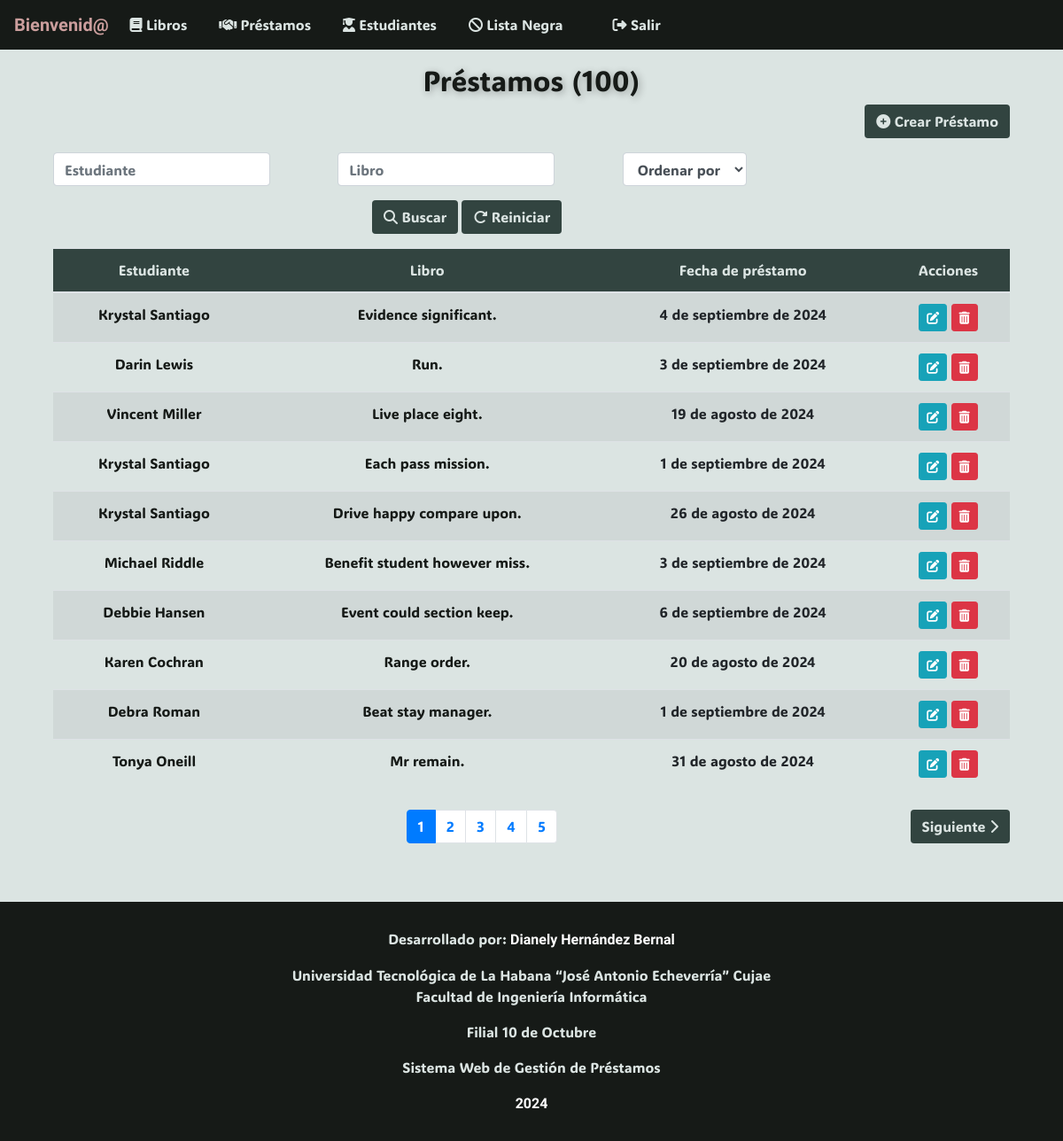
The page /prestamos/ on the database its author committed.
### app/models.py (models this page shows, shortened)
class Prestamo(models.Model):
    fecha = models.DateField()
    estudiante = models.ForeignKey(Estudiante, on_delete=models.CASCADE)
    libro = models.ForeignKey(Libro, on_delete=models.CASCADE)

class Estudiante(models.Model):
    nombre = models.CharField(max_length=30)
    apellidos = models.CharField(max_length=30)
    edad = models.IntegerField()
    anno_academico = models.IntegerField()
    CI = models.CharField(max_length=11, unique=True, validators=[RegexValidator(r'^\d{11}$')])
    telefono = models.CharField(max_length=8, validators=[RegexValidator(r'^\d{8}$')])

class Libro(models.Model):
    titulo = models.CharField(max_length=30)
    categoria = models.CharField(max_length=30, choices=LIBRO_CATEGORIA)
    cantidad_disponible = models.IntegerField()
    cantidad_prestada = models.IntegerField()
    autor = models.CharField(max_length=30)
    editorial = models.CharField(max_length=30)
    descripcion = models.TextField()

### app/views.py (the view)
# urls.py: path('prestamos/', PrestamoListView.as_view(), name='prestamo-list'),
class PrestamoListView(ListView):
    model = Prestamo
    template_name = 'prestamo_list.html'
    context_object_name = 'prestamos'
    def get_queryset(self):
        queryset = Prestamo.objects.all()
        estudiante = self.request.GET.get('buscar_estudiante', '')
        if estudiante:
            queryset = queryset.filter(estudiante__nombre__icontains=estudiante)
        libro = self.request.GET.get('buscar_libro', '')
        if libro:
            queryset = queryset.filter(libro__titulo__icontains=libro)
        orden = self.request.GET.get("ordenar_por", "")
        if orden:
            queryset = queryset.order_by(orden)
        return queryset
    def get_context_data(self, **kwargs):
        context = super().get_context_data(**kwargs)
        prestamos = self.get_queryset()
        context["cantidad"] = len(prestamos)
        paginator = Paginator(prestamos, 10)
        page = self.request.GET.get("page")
        prestamos = paginator.get_page(page)
        context["prestamos"] = prestamos
        return context

### app/templates/app/prestamo_list.html (shortened to what this page needs)
{% extends 'app/base.html' %}
{% block content %}
<div class="container mt-3">
    <h2 class="text-center display-5" style="animation: pulse 1.5s 1; text-shadow: 2px 2px 8px rgba(0, 0, 0, 0.3);">
        Préstamos ({{ cantidad }})
    </h2>
    <div class="text-right mb-3">
        <a href="{% url 'prestamo-create' %}" class="btn btn-color">
            <i class="fas fa-plus-circle"></i> Crear Préstamo
        </a>
    </div>
    <form method="GET" class="form-inline mb-3">
        <div class="row">
            <div class="col-md-4">
                <input type="text" name="buscar_estudiante" class="form-control" placeholder="Estudiante" value="{{ request.GET.buscar_estudiante }}">
            </div>
            <div class="col-md-4">
                <input type="text" name="buscar_libro" class="form-control" placeholder="Libro" value="{{ request.GET.buscar_libro }}">
            </div>
            <div class="col-md-4">
                <select name="ordenar_por" class="form-control">
                    <option value="">Ordenar por</option>
                </select>
            </div>
            <div class="col-md-12 text-center mt-3">
                <button type="submit" class="btn btn-color"><i class="fas fa-search"></i> Buscar</button>
                <a href="{% url 'prestamo-list' %}" class="btn btn-color"><i class="fas fa-redo-alt"></i> Reiniciar</a>
            </div>
        </div>
    </form>
    <table class="table table-striped text-center">
        <thead class="secondary-color">
            <tr>
                <th>Estudiante</th>
                <th>Libro</th>
                <th>Fecha de préstamo</th>
                <th>Acciones</th>
            </tr>
        </thead>
        <tbody>
            {% for prestamo in prestamos %}
            <tr>
                <td><a href="{% url 'estudiante-detail' prestamo.estudiante.id %}">{{ prestamo.estudiante.nombre }} {{ prestamo.estudiante.apellidos }}</a></td>
                <td><a href="{% url 'libro-detail' prestamo.libro.id %}">{{ prestamo.libro.titulo }}</a></td>
                <td>{{ prestamo.fecha }}</td>
                <td>
                    <a href="{% url 'prestamo-update' prestamo.id %}" class="btn btn-info btn-sm"><i class="fas fa-edit"></i></a>
                    <a href="{% url 'prestamo-delete' prestamo.id %}" class="btn btn-danger btn-sm"><i class="fas fa-trash-alt"></i></a>
                </td>
            </tr>
            {% empty %}
            <tr>
                <td colspan="6" class="text-center">No hay préstamos registrados</td>
            </tr>
            {% endfor %}
        </tbody>
    </table>
    <div class="d-flex justify-content-between mt-4">
        <div>
            <nav aria-label="Page navigation">
                <ul class="pagination">
                    {% for num in prestamos.paginator.page_range %}
                        {% if prestamos.number == num %}
                            <li class="page-item active">
                                <a class="page-link" href="?page={{ num }}&buscar_nombre={{ request.GET.buscar_nombre }}&buscar_ci={{ request.GET.buscar_ci }}&ordenar_por={{ request.GET.ordenar_por }}">{{ num }}</a>
                            </li>
                        {% elif num > prestamos.number|add:'-5' and num < prestamos.number|add:'5' %}
                            <li class="page-item">
                                <a class="page-link" href="?page={{ num }}&buscar_nombre={{ request.GET.buscar_nombre }}&buscar_ci={{ request.GET.buscar_ci }}&ordenar_por={{ request.GET.ordenar_por }}">{{ num }}</a>
                            </li>
                        {% endif %}
                    {% endfor %}
                </ul>
            </nav>
        </div>
        <div>
            {% if prestamos.has_next %}
                <a href="?page={{ prestamos.next_page_number }}&buscar_nombre={{ request.GET.buscar_nombre }}&buscar_ci={{ request.GET.buscar_ci }}&ordenar_por={{ request.GET.ordenar_por }}" class="btn btn-color">
                    Siguiente <i class="fas fa-chevron-right"></i>
                </a>
            {% endif %}
        </div>
    </div>
</div>
{% endblock %}

### app/templates/app/base.html (style rules this page uses)
:root { --color-primario: #161a17; --color-secundario: #324440; --color-terciario: #dbe4e2; --color-cuarto: #cb9e9d; }
body { background-color: var(--color-terciario); }
.secondary-color { background-color: var(--color-secundario); color: var(--color-terciario); }
.btn-color { background-color: var(--color-secundario); color: var(--color-terciario); }
a { color: var(--color-primario) }
h1, h2, h3, h4 { color: var(--color-primario); }
* { font-family: ADLaM Display, Ubuntu; font-weight: 400; }

### rows shown on the page
Prestamo: estudiante.nombre "Krystal", estudiante.apellidos "Santiago", libro.titulo "Evidence significant.", fecha "4 de septiembre de 2024"
Prestamo: estudiante.nombre "Darin", estudiante.apellidos "Lewis", libro.titulo "Run.", fecha "3 de septiembre de 2024"
Prestamo: estudiante.nombre "Vincent", estudiante.apellidos "Miller", libro.titulo "Live place eight.", fecha "19 de agosto de 2024"
Prestamo: estudiante.nombre "Krystal", estudiante.apellidos "Santiago", libro.titulo "Each pass mission.", fecha "1 de septiembre de 2024"
Prestamo: estudiante.nombre "Krystal", estudiante.apellidos "Santiago", libro.titulo "Drive happy compare upon.", fecha "26 de agosto de 2024"
Prestamo: estudiante.nombre "Michael", estudiante.apellidos "Riddle", libro.titulo "Benefit student however miss.", fecha "3 de septiembre de 2024"
Prestamo: estudiante.nombre "Debbie", estudiante.apellidos "Hansen", libro.titulo "Event could section keep.", fecha "6 de septiembre de 2024"
Prestamo: estudiante.nombre "Karen", estudiante.apellidos "Cochran", libro.titulo "Range order.", fecha "20 de agosto de 2024"
Prestamo: estudiante.nombre "Debra", estudiante.apellidos "Roman", libro.titulo "Beat stay manager.", fecha "1 de septiembre de 2024"
Prestamo: estudiante.nombre "Tonya", estudiante.apellidos "Oneill", libro.titulo "Mr remain.", fecha "31 de agosto de 2024"

### other values the page prints
{{ cantidad }} "100"
{{ num }} "1"
{{ num }} "2" "3" "4" "5"
